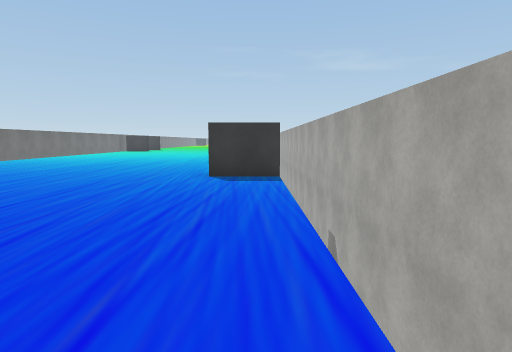
view 1 (above)

16 first-person views from a walk through a scene from a Unity 3-D project. The camera is 1.5 m above the floor, tilts 6° down and sees 75° across. The floor is counted in squares, 2 m on a side. Each view is taken from the middle of a square. On the plan, view 1 faces up. The plan holds only what a view shows up to about 11 squares ahead; the rest is blank. The place goes on beyond the plan. The player character is not drawn. Some animated figures are left out. Some surface patterns are stand-ins.

view 2
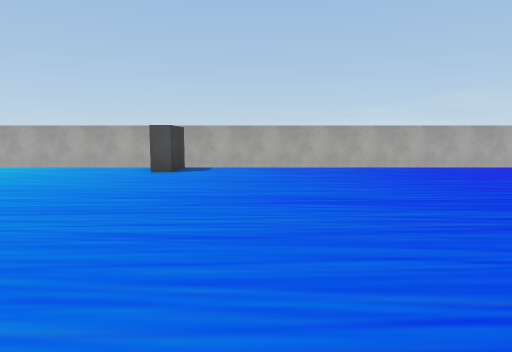

view 3
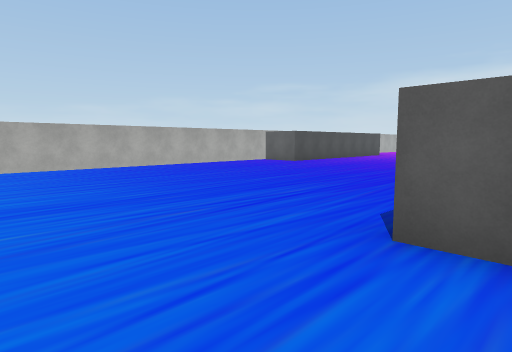

view 4
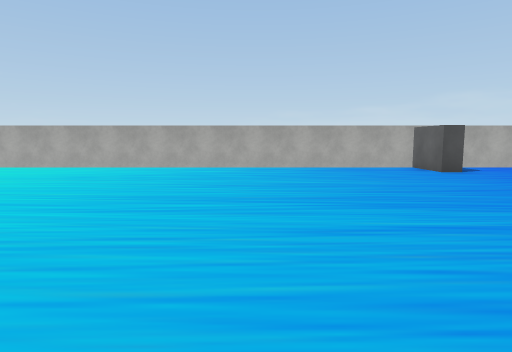

view 5
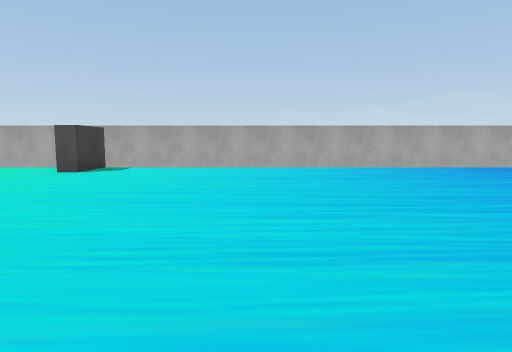

view 6
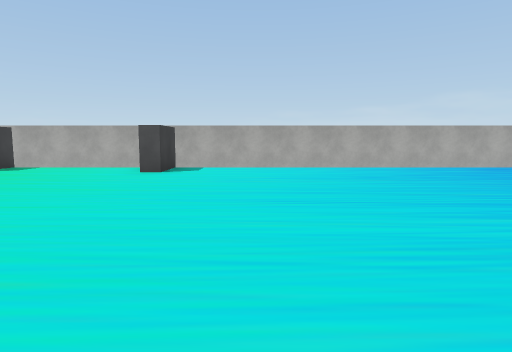

view 7
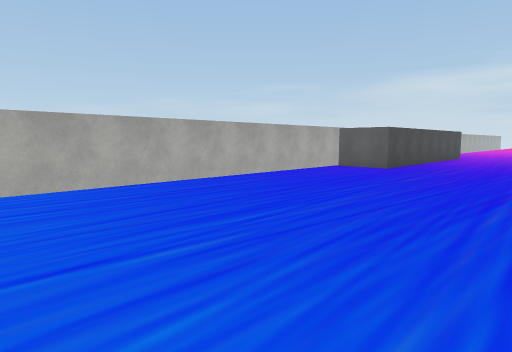

view 8
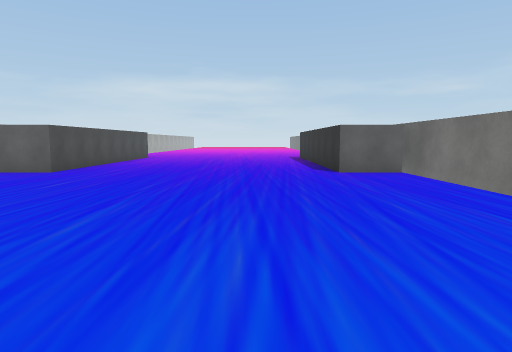

view 9
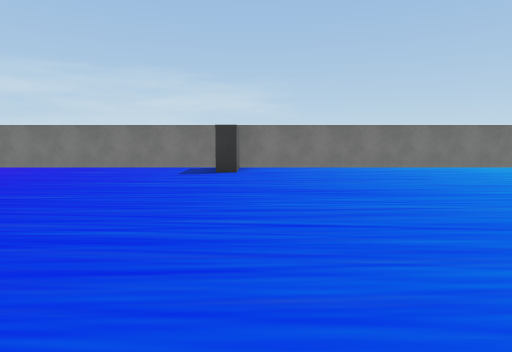

view 10
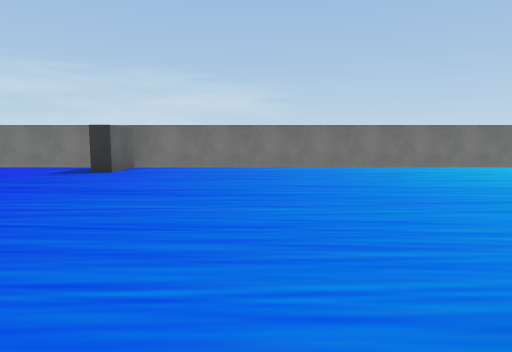

view 11
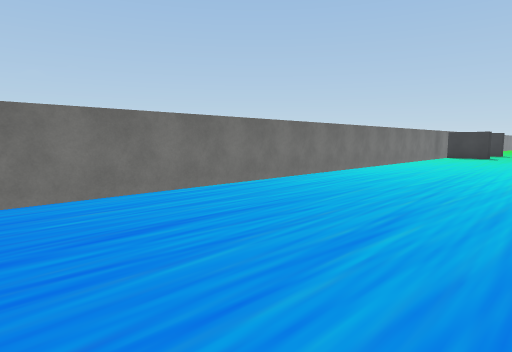

view 12
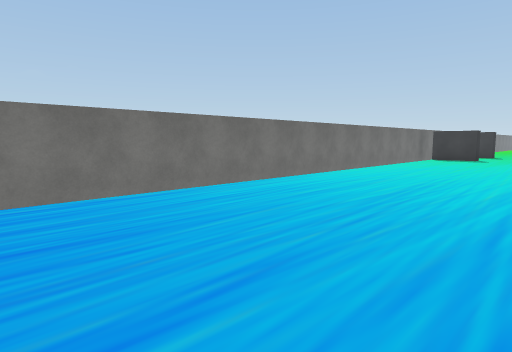

view 13
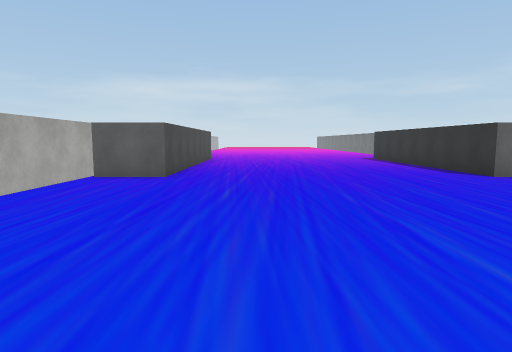

view 14
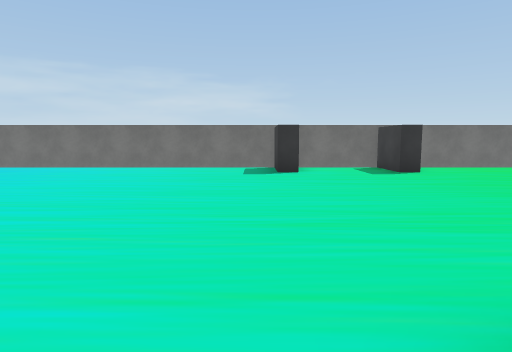

view 15
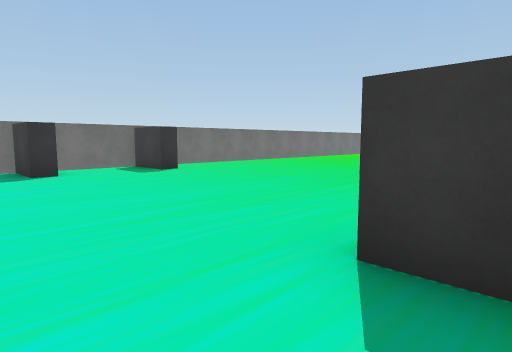

view 16
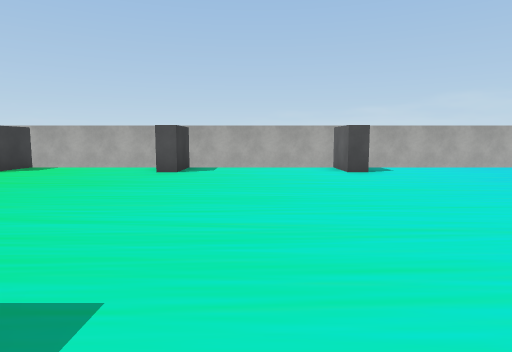

### Floor plan
Points are (right, up) in squares from view 1. A wall is a line through its corners. A room is listed if a view was taken in it or the views show most of it. See-through windows are left out.
Room 1 (views 1, 2, 3, 4, 5, 6, 7, 8, 9, 10, 11, 12, 13, 14, 15, 16)
walls: (0.5, 7) (-1, 7) (-1, 7.5) (0.5, 7.5); (-9.5, 2.5) (-8, 2.5) (-8, 2); (0.5, 20.3) (-1, 20.3) (-1, 20.8) (0.5, 20.8); (-10, 1.9) (-10, -6.2); (0.6, 24.9) (-1, 24.9) (-1, 25.5); (-8, 25.1) (-8, 24.5) (-9.5, 24.5); (-10, 24.6) (-10, 2.2); (1.3, 26) (1.3, 29.5); (-9.5, -5) (-8, -5) (-8, -7.5); (-8, 28) (-8, 27.5) (-9.5, 27.5); (1.3, -6) (1.3, 25.6); (-10, 27.8) (-10, 25.2); (-1, -7.5) (-1, -5) (0.5, -5); (0.5, 29.4) (-0.1, 29.4); (-10, 29.5) (-10, 28.9)

Positions as (right, up) in squares from view 1, and headings:
1: (0, 0), facing up
2: (-9, 5), facing right
3: (-9, 5), facing down-right
4: (-9, 12), facing right
5: (-9, 16), facing right
6: (-9, 18), facing right
7: (-5, 4), facing down-right
8: (-6, 3), facing down
9: (0, 3), facing left
10: (0, 6), facing left
11: (-5, 8), facing up-left
12: (-5, 10), facing up-left
13: (-3, 2), facing down
14: (0, 24), facing left
15: (0, 23), facing up-left
16: (-9, 23), facing right
